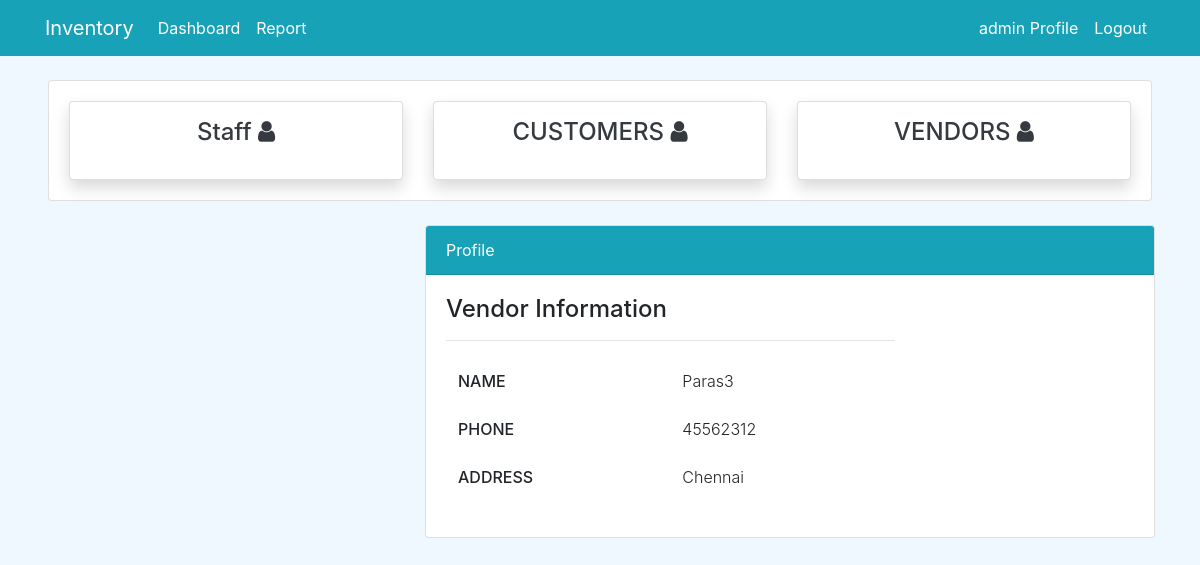
The page /vendor/view/13 (signed in) on the database its author committed.
### dashboard/models.py (models this page shows, shortened)
class Vendor(models.Model):
    vendor_no = models.IntegerField(null=True)
    vendor_id = models.CharField(max_length=100, null=True, unique=True)
    vendor_name = models.CharField(max_length=100, null=True)
    vendor_address = models.CharField(max_length=200, null=True)
    vendor_mobile = models.CharField(max_length=15,null=True)

### dashboard/views.py (the view)
# urls.py: path('vendor/view/<int:pk>',views.vendor_view,name='dashboard-vendor-view'),
@login_required
def vendor_view(request, pk):
    vendors = Vendor.objects.get(id=pk)
    context = {
        'vendors' : vendors,
    }
    return render(request, 'dashboard/vendor_veiw.html',context)

### templates/dashboard/vendor_veiw.html (shortened to what this page needs)
{% extends 'partial/base.html' %}
{% block content %}
{% include 'partial/topnav_wm.html'%}
<div class="container">
    <div class="row my-4">
        <div class="col-md-4">
        </div>
        <div class="col-md-8">
            <div class="card">
                <div class="card-header bg-info text-white">
                    Profile
                </div>
                <div class="card-body">
                    <div class="row">
                        <div class="col-md-8">
                            <span class="h4">Vendor Information</span>
                            <hr>
                            <table class="table bg-white table-borderless">
                                <tbody>
                                  <tr>
                                    <th scope="row">Name</th>
                                    <td>{{ vendors.vendor_name }}</td>
                                  </tr>
                                  <tr>
                                    <th scope="row">Phone</th>
                                    <td>{{ vendors.vendor_mobile }}</td>
                                  </tr>
                                  <tr>
                                    <th scope="row">Address</th>
                                    <td>{{ vendors.vendor_address }}</td>
                                  </tr>
                                </tbody>
                              </table>
                        </div>
                    </div>
                </div>
            </div>
        </div>
    </div>
</div>
{% endblock %}

### templates/partial/nav.html (shortened to what this page needs)
    <nav class="navbar navbar-expand-lg navbar-info bg-info">
        {% if user.is_authenticated %}
        <div class="container">
            <a class="navbar-brand text-white" href="#">Inventory</a>
            <div class="collapse navbar-collapse" id="navbarSupportedContent">
            <ul class="navbar-nav mr-auto">
                <li class="nav-item active">
                <a class="nav-link text-white" href="{% url 'dashboard-index' %}">Dashboard <span class="sr-only">(current)</span></a>
				</li>
                <li class="nav-item active">
                    <a class="nav-link text-white" href="#">Report<span class="sr-only">(current)</span></a>
                </li>
            </ul>
			<ul class="navbar-nav ml-auto">
                <li class="nav-item active">
                <a class="nav-link text-white" data-toggle="modal" data-target="#viewP-{{ user.id}}"> {{ user.username }} Profile <span class="sr-only">(current)</span></a>
                </li>
                <li class="nav-item">
                <a class="nav-link text-white" href="{% url 'user-logout' %}">Logout</a>
                </li>
            </ul>
        {% endif %}
      </nav>

### static/style.css (style rules this page uses)
body { background-color: aliceblue; }

### static/tblstyle.css (style rules this page uses)
table { width:100%; table-layout: fixed; }
th { padding: 20px 15px; text-align: left; font-weight: 500; text-transform: uppercase; }
td { padding: 15px; text-align: left; vertical-align:middle; font-weight: 300; border-bottom: solid 1px rgba(255,255,255,0.1); }

### rows shown on the page
Vendor: vendor_name "Paras3", vendor_mobile "45562312", vendor_address "Chennai"

### other values the page prints
{{ user.username }} "admin"
